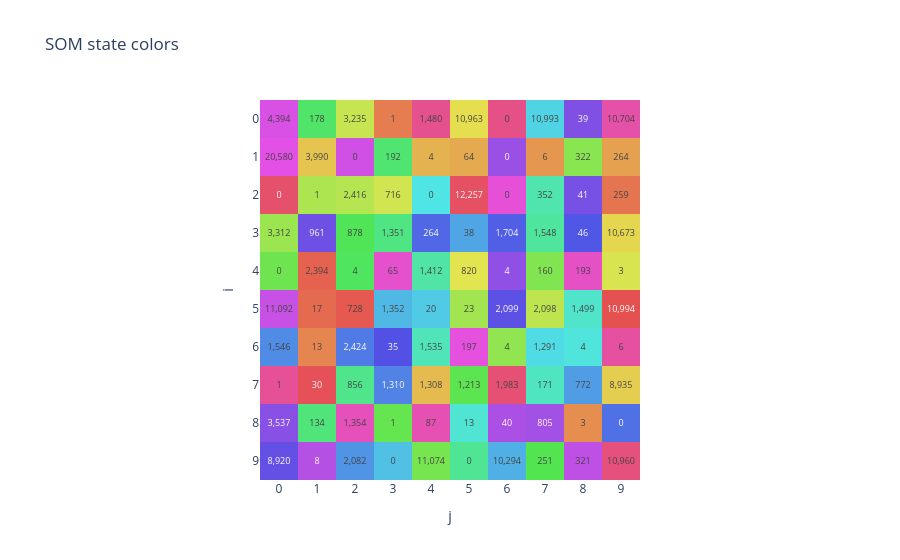

The cell this chart's notebook holds for it:
### Code cell
state_colors_plot = kairo.plot_som_colors(features_and_clusters, color_mapping)
state_colors_plot.show()

### Figure 1 — Plotly figure (JSON) as saved in the notebook; plotly's stock layout.template omitted (floating-point values rounded to 4 significant figures; data arrays with more than 128 entries replaced by an {"elided": "..."} marker saying what was removed)
{"data": [{"coloraxis": "coloraxis", "hovertemplate": "State (%{y}, %{x})<br>%{text} events<extra></extra>", "name": "0", "text": [["4,394", "178", "3,235", "1", "1,480", "10,963", "0", "10,993", "39", "10,704"], ["20,580", "3,990", "0", "192", "4", "64", "0", "6", "322", "264"], ["0", "1", "2,416", "716", "0", "12,257", "0", "352", "41", "259"], ["3,312", "961", "878", "1,351", "264", "38", "1,704", "1,548", "46", "10,673"], ["0", "2,394", "4", "65", "1,412", "820", "4", "160", "193", "3"], ["11,092", "17", "728", "1,352", "20", "23", "2,099", "2,098", "1,499", "10,994"], ["1,546", "13", "2,424", "35", "1,535", "197", "4", "1,291", "4", "6"], ["1", "30", "856", "1,310", "1,308", "1,213", "1,983", "171", "772", "8,935"], ["3,537", "134", "1,354", "1", "87", "13", "40", "805", "3", "0"], ["8,920", "8", "2,082", "0", "11,074", "0", "10,294", "251", "321", "10,960"]], "texttemplate": "%{text}", "type": "heatmap", "xaxis": "x", "yaxis": "y", "z": [[0.0, 1.0, 2.0, 3.0, 4.0, 5.0, 6.0, 7.0, 8.0, 9.0], [10.0, 11.0, 12.0, 13.0, 14.0, 15.0, 16.0, 17.0, 18.0, 19.0], [20.0, 21.0, 22.0, 23.0, 24.0, 25.0, 26.0, 27.0, 28.0, 29.0], [30.0, 31.0, 32.0, 33.0, 34.0, 35.0, 36.0, 37.0, 38.0, 39.0], [40.0, 41.0, 42.0, 43.0, 44.0, 45.0, 46.0, 47.0, 48.0, 49.0], [50.0, 51.0, 52.0, 53.0, 54.0, 55.0, 56.0, 57.0, 58.0, 59.0], [60.0, 61.0, 62.0, 63.0, 64.0, 65.0, 66.0, 67.0, 68.0, 69.0], [70.0, 71.0, 72.0, 73.0, 74.0, 75.0, 76.0, 77.0, 78.0, 79.0], [80.0, 81.0, 82.0, 83.0, 84.0, 85.0, 86.0, 87.0, 88.0, 89.0], [90.0, 91.0, 92.0, 93.0, 94.0, 95.0, 96.0, 97.0, 98.0, 99.0]]}], "layout": {"coloraxis": {"colorscale": {"elided": "100x2 mixed values"}, "showscale": false}, "title": {"text": "SOM state colors"}, "xaxis": {"anchor": "y", "constrain": "domain", "domain": [0, 1], "dtick": 1, "scaleanchor": "y", "title": {"text": "j"}}, "yaxis": {"anchor": "x", "autorange": "reversed", "constrain": "domain", "domain": [0, 1], "dtick": 1, "title": {"text": "i"}}}}
